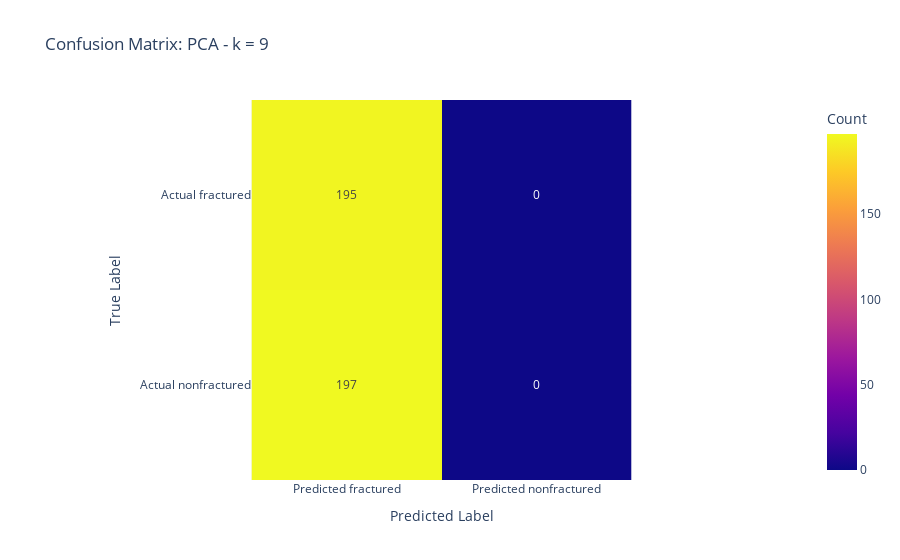

The cell this chart's notebook holds for it:
### Code cell
make_cx(y_test, pca_classifier.predict(pca.transform(x_test.reshape(x_test.shape[0],-1))).astype(np.int32), 'PCA - k = 9')

### Figure 1 — Plotly figure (JSON) as saved in the notebook; plotly's stock layout.template omitted (floating-point values rounded to 4 significant figures)
{"data": [{"coloraxis": "coloraxis", "hovertemplate": "Predicted Label: %{x}<br>True Label: %{y}<br>Count: %{z}<extra></extra>", "name": "0", "texttemplate": "%{z}", "type": "heatmap", "x": ["Predicted fractured", "Predicted nonfractured"], "xaxis": "x", "y": ["Actual fractured", "Actual nonfractured"], "yaxis": "y", "z": [[195, 0], [197, 0]]}], "layout": {"coloraxis": {"colorbar": {"title": {"text": "Count"}}, "colorscale": [[0, "#0d0887"], [0.1111, "#46039f"], [0.2222, "#7201a8"], [0.3333, "#9c179e"], [0.4444, "#bd3786"], [0.5556, "#d8576b"], [0.6667, "#ed7953"], [0.7778, "#fb9f3a"], [0.8889, "#fdca26"], [1, "#f0f921"]]}, "title": {"text": "Confusion Matrix: PCA - k = 9"}, "xaxis": {"anchor": "y", "constrain": "domain", "domain": [0, 1], "scaleanchor": "y", "title": {"text": "Predicted Label"}}, "yaxis": {"anchor": "x", "autorange": "reversed", "constrain": "domain", "domain": [0, 1], "title": {"text": "True Label"}}}}
